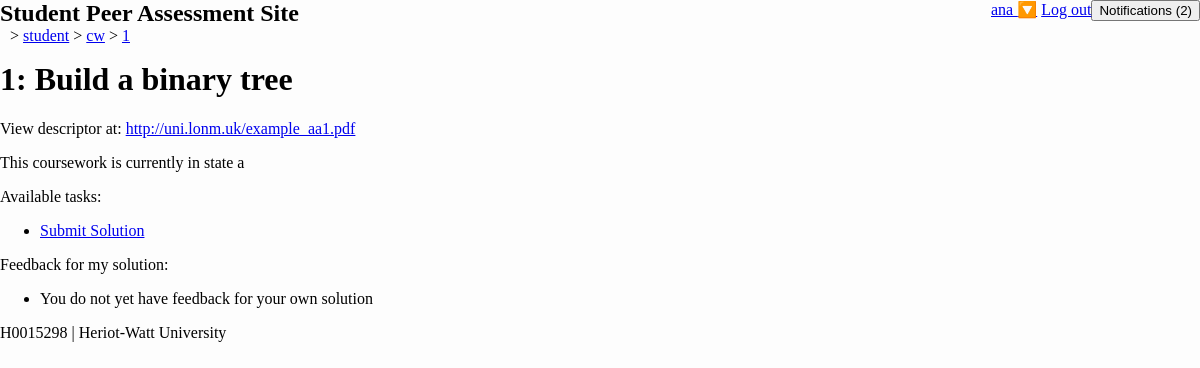
The app's page /student/cw/1 (signed in) with its own data.
### student/models.py (models this page shows)
class Coursework(m.Model):
    name = m.CharField(max_length=128)
    descriptor = m.URLField()
    course = m.ForeignKey(Course, m.CASCADE)
    state = m.CharField(max_length=1,
                        choices=CourseworkState.POSSIBLE_STATES,
                        default=CourseworkState.INVISIBLE)
    def is_visible(self):
        return self.state != CourseworkState.INVISIBLE

class Course(m.Model):
    name = m.CharField(max_length=128)
    code = m.SlugField(max_length=32, unique=True)

### student/views.py (the view)
# urls.py: url('cw/(?P<cw>[0-9a-zA-Z\-_]*)', views.detail_coursework, name='cw'),
@login_required()
def detail_coursework(request, cw=None):
    if cw is None or cw == "":
        available = retrieve_coursework(request)
        return render(request, 'student/choose_coursework.html', {'courseworks': available})
    return single_coursework(request, cw)

### student/helper.py (called while the page is built)
def string_id(item):
    return str(item.id) if item is not None else ''

def get_test_data_for_tester(user, coursework):
    return first_model_item_or_none(m.TestData.objects.filter(
        initiator=user, coursework=coursework))

def get_test_data_for_developer(user, coursework):
    sol = user_submitted_file(user, coursework, m.FileType.SOLUTION)
    return first_model_item_or_none(m.TestData.objects.filter(
        coursework=coursework, solution=sol))

def user_submitted_file(user, coursework, file_type):
    return first_model_item_or_none(m.File.objects.filter(
        coursework=coursework, creator=user, type=file_type))

def first_model_item_or_none(query):
    if query.count() > 0:
        return query[0]
    return None

### student/permission.py (called while the page is built)
def can_view_coursework(user, coursework):
    is_enrolled = m.EnrolledUser.objects.filter(login=user).filter(course=coursework.course)
    if is_enrolled.count() != 1:
        return False
    return True if is_teacher(user) else coursework.is_visible()

def is_teacher(user):
    teacher_group = Group.objects.get(name="teacher")
    return teacher_group in user.groups.all()

### templates/student/detail_coursework.html (shortened to what this page needs)
{% extends "student/base.html" %}
{% block content %}
    <h1>{{ cw.course.id }}: {{ cw.name }}</h1>
    <p>View descriptor at: <a href="{{ cw.descriptor }}">{{ cw.descriptor }}</a> </p>
    <p>This coursework is currently in state {{ cw.state }}</p>
    <p>Available tasks:</p>
    <ul>
    {% if solution_url %}
        <li><a href="{% url 'render_file' solution_url %}">View my Solution</a></li>
        {% if test_url %}
            <li><a  href="{% url 'render_file' test_url %}">View my test case</a></li>
            {% if test_results_url %}
                <li><a  href="{% url 'render_file' test_results_url %}">View test results</a></li>
                {% if feedback_results_url %}
                    <li><a  href="{% url 'render_file' feedback_results_url %}">View feedback for results</a></li>
                    <li><a  href="{% url 'feedback' test_data %}">Combined View</a></li>
                {% else %}
                    {% if subs_open %}
                        <li><a  href="{% url 'feedback' test_data %}">Submit feedback for results</a></li>
                    {% endif %}
                {% endif %}
            {% else %}
                <li>Please wait while your test case is run against a solution</li>
            {% endif %}
        {% else %}
            {% if subs_open %}
                <li><a  href="{% url 'test' cw.id %}">Submit test case</a></li>
            {% endif %}
        {% endif %}
    {% else %}
        {% if subs_open %}
            <li><a  href="{% url 'solution' cw.id %}">Submit Solution</a></li>
        {% endif %}
    {% endif %}
    </ul>
    <p>Feedback for my solution:</p>
    <ul>
    {% if own_feedback_data %}
        <li><a  href="{% url 'feedback' own_feedback_data %}">View feedback for my solution</a></li>
    {% else %}
        <li>You do not yet have feedback for your own solution</li>
    {% endif %}
    </ul>
{% endblock %}

### templates/student/base.html (shortened to what this page needs)
{% load static %}
<!DOCTYPE html>
<html lang="en">
<head>
    <link rel="stylesheet" type="text/css" href="{% static "student/css/main.css" %}" />
    <link rel="stylesheet" type="text/css" href="{% static "student/css/feedback.css" %}" />
    <link rel="stylesheet" type="text/css" href="{% static "student/css/notify_box.css" %}" />
</head>
<body>
    {% block header %}
        <nav>
            <div id="nav_title">
                <h1>{% block headertitle %}Student Peer Assessment Site{% endblock %}</h1>
                <div id="breadcrumbs"></div>
            </div>
            <button id="note_count" onclick="toggle_notes_status()">Notifications (0)</button>
            {% if request.user %}
                <div id="userMenu">
                    <a href="#userMenu">{{ request.user }} 🔽</a>
                    <a href="{% url 'logout'%}">Log out</a>
                </div>
            {% else %}
                <div id="userMenu"><a href="#userMenu">Not logged in</a></div>
            {% endif %}
        </nav>
    {% endblock %}
    <main>
        {% block content %}{% endblock %}
    </main>
    {% block footer %}
        <footer>H0015298 | Heriot-Watt University</footer>
    {% endblock %}
</body>
</html>

### student/static/student/css/main.css (style rules this page uses)
html, body { padding: 0; margin: 0 auto; background: #fdfdfd; font-family: Georgia, 'Nimbus Roman No9 L', serif; min-height: 100%; width: 100%; max-width: 1800px; }
nav { width: 100%; height: 40px; margin-bottom: 15px; }
#nav_title { float: left; margin: 0; height: 40px; }
#nav_title h1 { margin: 0; }
#nav_title div { float: left; margin-left: 10px; }
nav div { float: right; }
footer { margin-top: 15px; width: 100%; height: 20px; }
main { height: calc(100% - 40px - 20px) }

### student/static/student/css/notify_box.css (style rules this page uses)
#note_count { float: right; }

### records on screen
Coursework: course.id "1", name "Build a binary tree", descriptor "http://uni.lonm.uk/example_aa1.pdf", state "a"

### other values on screen
{{ request.user }} "ana"
